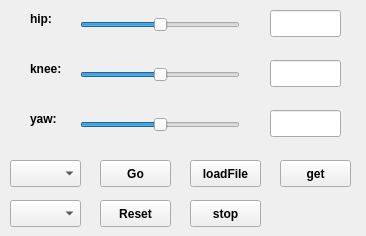
<?xml version="1.0" encoding="UTF-8"?>
<ui version="4.0">
 <class>BHandQWidget</class>
 <widget class="QWidget" name="BHandQWidget">
  <property name="geometry">
   <rect>
    <x>0</x>
    <y>0</y>
    <width>366</width>
    <height>236</height>
   </rect>
  </property>
  <property name="windowTitle">
   <string/>
  </property>
  <widget class="QLabel" name="label">
   <property name="geometry">
    <rect>
     <x>30</x>
     <y>10</y>
     <width>41</width>
     <height>17</height>
    </rect>
   </property>
   <property name="font">
    <font>
     <weight>75</weight>
     <bold>true</bold>
    </font>
   </property>
   <property name="text">
    <string>hip:</string>
   </property>
  </widget>
  <widget class="QLabel" name="label_2">
   <property name="geometry">
    <rect>
     <x>30</x>
     <y>60</y>
     <width>41</width>
     <height>17</height>
    </rect>
   </property>
   <property name="font">
    <font>
     <weight>75</weight>
     <bold>true</bold>
    </font>
   </property>
   <property name="text">
    <string>knee:</string>
   </property>
  </widget>
  <widget class="QLabel" name="label_3">
   <property name="geometry">
    <rect>
     <x>30</x>
     <y>110</y>
     <width>41</width>
     <height>17</height>
    </rect>
   </property>
   <property name="font">
    <font>
     <weight>75</weight>
     <bold>true</bold>
    </font>
   </property>
   <property name="text">
    <string>yaw:</string>
   </property>
  </widget>
  <widget class="QSlider" name="horizontalSlider_hip">
   <property name="geometry">
    <rect>
     <x>80</x>
     <y>10</y>
     <width>160</width>
     <height>29</height>
    </rect>
   </property>
   <property name="minimum">
    <number>-50</number>
   </property>
   <property name="maximum">
    <number>50</number>
   </property>
   <property name="orientation">
    <enum>Qt::Horizontal</enum>
   </property>
  </widget>
  <widget class="QSlider" name="horizontalSlider_knee">
   <property name="geometry">
    <rect>
     <x>80</x>
     <y>60</y>
     <width>160</width>
     <height>29</height>
    </rect>
   </property>
   <property name="minimum">
    <number>-50</number>
   </property>
   <property name="maximum">
    <number>50</number>
   </property>
   <property name="orientation">
    <enum>Qt::Horizontal</enum>
   </property>
  </widget>
  <widget class="QSlider" name="horizontalSlider_yaw">
   <property name="geometry">
    <rect>
     <x>80</x>
     <y>110</y>
     <width>160</width>
     <height>29</height>
    </rect>
   </property>
   <property name="minimum">
    <number>-50</number>
   </property>
   <property name="maximum">
    <number>50</number>
   </property>
   <property name="orientation">
    <enum>Qt::Horizontal</enum>
   </property>
  </widget>
  <widget class="QLineEdit" name="lineEdit_hip">
   <property name="geometry">
    <rect>
     <x>270</x>
     <y>10</y>
     <width>71</width>
     <height>27</height>
    </rect>
   </property>
  </widget>
  <widget class="QLineEdit" name="lineEdit_knee">
   <property name="geometry">
    <rect>
     <x>270</x>
     <y>60</y>
     <width>71</width>
     <height>27</height>
    </rect>
   </property>
  </widget>
  <widget class="QLineEdit" name="lineEdit_yaw">
   <property name="geometry">
    <rect>
     <x>270</x>
     <y>110</y>
     <width>71</width>
     <height>27</height>
    </rect>
   </property>
  </widget>
  <widget class="QPushButton" name="pushButton_load">
   <property name="geometry">
    <rect>
     <x>190</x>
     <y>160</y>
     <width>71</width>
     <height>27</height>
    </rect>
   </property>
   <property name="font">
    <font>
     <weight>75</weight>
     <bold>true</bold>
    </font>
   </property>
   <property name="text">
    <string>loadFile</string>
   </property>
  </widget>
  <widget class="QPushButton" name="pushButton_go">
   <property name="geometry">
    <rect>
     <x>100</x>
     <y>160</y>
     <width>71</width>
     <height>27</height>
    </rect>
   </property>
   <property name="font">
    <font>
     <weight>75</weight>
     <bold>true</bold>
    </font>
   </property>
   <property name="text">
    <string>Go</string>
   </property>
  </widget>
  <widget class="QPushButton" name="pushButton_reset">
   <property name="geometry">
    <rect>
     <x>100</x>
     <y>200</y>
     <width>71</width>
     <height>27</height>
    </rect>
   </property>
   <property name="font">
    <font>
     <weight>75</weight>
     <bold>true</bold>
    </font>
   </property>
   <property name="text">
    <string>Reset</string>
   </property>
  </widget>
  <widget class="QComboBox" name="comboBox_leg">
   <property name="geometry">
    <rect>
     <x>10</x>
     <y>160</y>
     <width>71</width>
     <height>27</height>
    </rect>
   </property>
   <property name="font">
    <font>
     <weight>75</weight>
     <bold>true</bold>
    </font>
   </property>
  </widget>
  <widget class="QComboBox" name="comboBox_type">
   <property name="geometry">
    <rect>
     <x>10</x>
     <y>200</y>
     <width>71</width>
     <height>27</height>
    </rect>
   </property>
   <property name="font">
    <font>
     <weight>75</weight>
     <bold>true</bold>
    </font>
   </property>
  </widget>
  <widget class="QPushButton" name="pushButton_stop">
   <property name="geometry">
    <rect>
     <x>190</x>
     <y>200</y>
     <width>71</width>
     <height>27</height>
    </rect>
   </property>
   <property name="font">
    <font>
     <weight>75</weight>
     <bold>true</bold>
    </font>
   </property>
   <property name="text">
    <string>stop</string>
   </property>
  </widget>
  <widget class="QPushButton" name="pushButton_get">
   <property name="geometry">
    <rect>
     <x>280</x>
     <y>160</y>
     <width>71</width>
     <height>27</height>
    </rect>
   </property>
   <property name="font">
    <font>
     <weight>75</weight>
     <bold>true</bold>
    </font>
   </property>
   <property name="text">
    <string>get</string>
   </property>
  </widget>
 </widget>
 <resources/>
 <connections/>
</ui>
